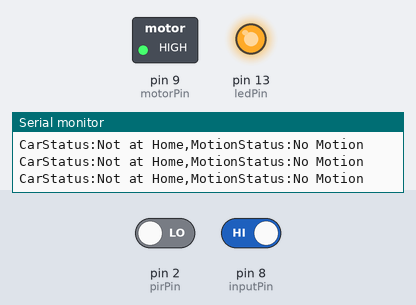
This sketch was run on a simulated Arduino Uno, built with avr-gcc and run on an emulated ATmega328P. On the bench: switched loads named in the sketch (green lamp = pin HIGH), output pins drawn as LEDs (lit = HIGH), the last lines printed to the serial monitor. Inputs (shaded band) come from the test bench; at power-on: pin 2 (pirPin) LOW, pin 8 (inputPin) HIGH.

Above: at 2.8 s.
2.9 s: pin 2 (pirPin) driven HIGH
At 4.2 s:
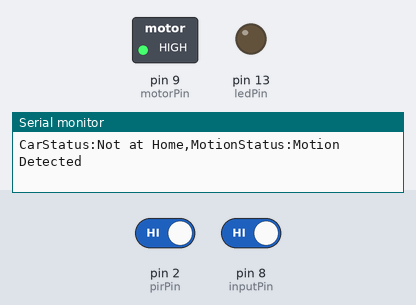
4.5 s: pin 8 (inputPin) driven LOW
At 5.8 s:
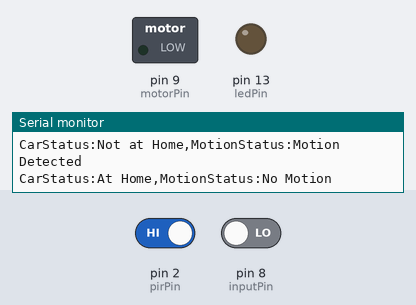
6.5 s: pin 8 (inputPin) driven HIGH
At 7.4 s:
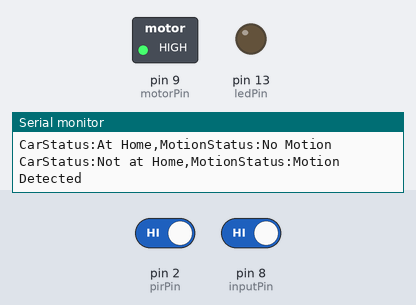
8.5 s: pin 2 (pirPin) driven LOW
At 10.1 s:
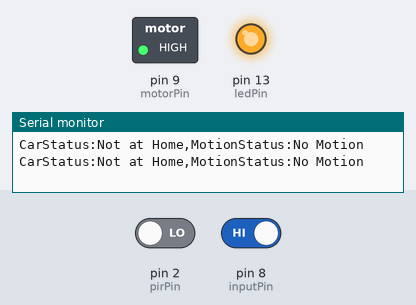
10.5 s: pin 8 (inputPin) driven LOW
At 11.7 s:
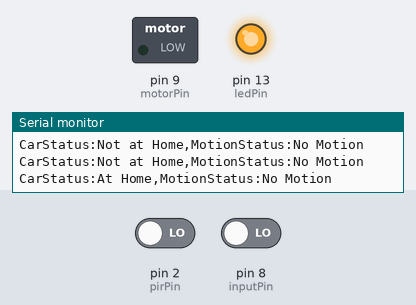
Timing chart, 0 to 13.5 s (numbered marks = the images above; inputs shaded):
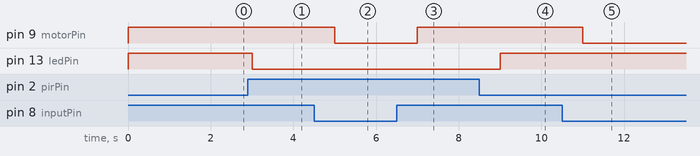

Measured:
- after the input at 2.9 s, pin 13 (ledPin): HIGH → LOW after 0.10 s
- after the input at 4.5 s, pin 9 (motorPin): HIGH → LOW after 0.50 s
- after the input at 6.5 s, pin 9 (motorPin): LOW → HIGH after 0.50 s
- after the input at 8.5 s, pin 13 (ledPin): LOW → HIGH after 0.50 s
- after the input at 10.5 s, pin 9 (motorPin): HIGH → LOW after 0.51 s

The sketch:

sterilization_code.ino
```cpp
int ledPin = 13;    // Pin for the LED
int pirPin = 2;     // Pin for the PIR sensor
int inputPin = 8;   // Pin to receive the signal from Arduino 1
int motorPin = 9;   // Pin to control the motor via relay
int pirState = LOW; // Start with no motion detected
int val;            // Variable to store PIR sensor reading

void setup() {
  pinMode(ledPin, OUTPUT);
  pinMode(pirPin, INPUT);
  pinMode(inputPin, INPUT);
  pinMode(motorPin, OUTPUT);   // Motor control pin
  Serial.begin(9600);          // For Bluetooth communication via TX/RX
}

void loop() {
  int signalFromArduino1 = digitalRead(inputPin); // Read the signal from Arduino 1
  val = digitalRead(pirPin);                      // Read the PIR sensor

  String carStatus = "Not at Home";
  String motionStatus = "No Motion";

  if (signalFromArduino1 == LOW) {
    // Signal from Arduino 1 is LOW, car is at home, turn OFF the motor
    digitalWrite(motorPin, LOW);  // Motor OFF
    carStatus = "At Home";

    if (pirState == LOW) {
      pirState = HIGH;
    }
  } else {
    // Signal from Arduino 1 is HIGH, car is not at home, turn ON the motor
    digitalWrite(motorPin, HIGH);  // Motor ON
    carStatus = "Not at Home";

    if (val == HIGH) {
      digitalWrite(ledPin, LOW);  // Turn off the LED if motion is detected
      motionStatus = "Motion Detected";
      if (pirState == LOW) {
        pirState = HIGH;
      }
    } else {
      digitalWrite(ledPin, HIGH); // Keep the LED on if no motion is detected
      motionStatus = "No Motion";
      if (pirState == HIGH) {
        pirState = LOW;
      }
    }
  }

  // Transmit car status and motion status via Bluetooth
  Serial.print("CarStatus:");
  Serial.print(carStatus);
  Serial.print(",MotionStatus:");
  Serial.println(motionStatus);

  delay(1000); // Delay to reduce the frequency of transmissions
}
```
